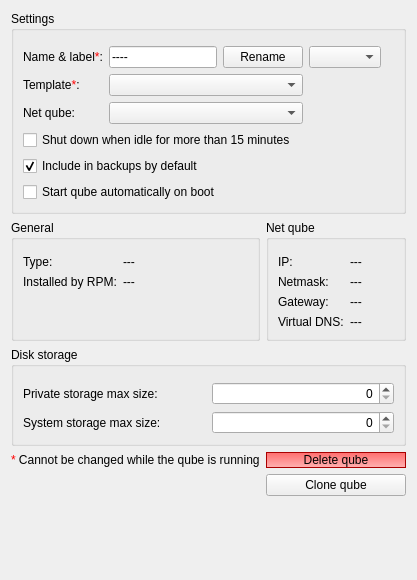
       <widget class="QWidget" name="basic_tab">
        <property name="locale">
         <locale language="English" country="UnitedStates"/>
        </property>
        <attribute name="title">
         <string>Basic</string>
        </attribute>
        <layout class="QGridLayout" name="gridLayout_11">
         <item row="2" column="0">
          <widget class="QGroupBox" name="groupBox_4">
           <property name="enabled">
            <bool>true</bool>
           </property>
           <property name="title">
            <string>General</string>
           </property>
           <layout class="QFormLayout" name="formLayout_4">
            <property name="fieldGrowthPolicy">
             <enum>QFormLayout::AllNonFixedFieldsGrow</enum>
            </property>
            <property name="topMargin">
             <number>15</number>
            </property>
            <item row="0" column="0">
             <widget class="QLabel" name="label_13">
              <property name="text">
               <string>Type:</string>
              </property>
             </widget>
            </item>
            <item row="0" column="1">
             <widget class="QLabel" name="type_label">
              <property name="font">
               <font>
                <weight>50</weight>
                <bold>false</bold>
               </font>
              </property>
              <property name="text">
               <string>---</string>
              </property>
             </widget>
            </item>
            <item row="1" column="0">
             <widget class="QLabel" name="label_14">
              <property name="text">
               <string>Installed by RPM:</string>
              </property>
             </widget>
            </item>
            <item row="1" column="1">
             <widget class="QLabel" name="rpm_label">
              <property name="font">
               <font>
                <weight>50</weight>
                <bold>false</bold>
               </font>
              </property>
              <property name="text">
               <string>---</string>
              </property>
             </widget>
            </item>
           </layout>
          </widget>
         </item>
         <item row="3" column="0" colspan="2">
          <widget class="QGroupBox" name="groupBox">
           <property name="enabled">
            <bool>true</bool>
           </property>
           <property name="title">
            <string>Disk storage</string>
           </property>
           <layout class="QGridLayout" name="gridLayout_3">
            <property name="topMargin">
             <number>15</number>
            </property>
            <item row="1" column="1">
             <widget class="SizeSpinBox" name="root_resize">
              <property name="enabled">
               <bool>true</bool>
              </property>
              <property name="toolTip">
               <string>&lt;html&gt;&lt;head/&gt;&lt;body&gt;&lt;p&gt;Values displayed using the binary definition of gigabyte and megabyte, i.e. 1024&lt;span style=&quot; vertical-align:super;&quot;&gt;3&lt;/span&gt; and 1024&lt;span style=&quot; vertical-align:super;&quot;&gt;2 &lt;/span&gt;bytes respectively.&lt;/p&gt;&lt;/body&gt;&lt;/html&gt;</string>
              </property>
              <property name="alignment">
               <set>Qt::AlignRight|Qt::AlignTrailing|Qt::AlignVCenter</set>
              </property>
              <property name="maximum">
               <number>1048576</number>
              </property>
              <property name="singleStep">
               <number>1024</number>
              </property>
             </widget>
            </item>
            <item row="1" column="0">
             <widget class="QLabel" name="root_resize_label">
              <property name="enabled">
               <bool>true</bool>
              </property>
              <property name="text">
               <string>System storage max size:</string>
              </property>
             </widget>
            </item>
            <item row="0" column="1">
             <widget class="SizeSpinBox" name="max_priv_storage">
              <property name="enabled">
               <bool>true</bool>
              </property>
              <property name="toolTip">
               <string>&lt;html&gt;&lt;head/&gt;&lt;body&gt;&lt;p&gt;Values displayed using the binary definition of gigabyte and megabyte, i.e. 1024&lt;span style=&quot; vertical-align:super;&quot;&gt;3&lt;/span&gt; and 1024&lt;span style=&quot; vertical-align:super;&quot;&gt;2 &lt;/span&gt;bytes respectively.&lt;/p&gt;&lt;/body&gt;&lt;/html&gt;</string>
              </property>
              <property name="alignment">
               <set>Qt::AlignRight|Qt::AlignTrailing|Qt::AlignVCenter</set>
              </property>
              <property name="minimum">
               <number>0</number>
              </property>
              <property name="maximum">
               <number>1048576</number>
              </property>
              <property name="singleStep">
               <number>1024</number>
              </property>
              <property name="value">
               <number>0</number>
              </property>
             </widget>
            </item>
            <item row="0" column="0">
             <widget class="QLabel" name="label_3">
              <property name="text">
               <string>Private storage max size:</string>
              </property>
              <property name="buddy">
               <cstring>max_priv_storage</cstring>
              </property>
             </widget>
            </item>
           </layout>
          </widget>
         </item>
         <item row="6" column="0">
          <spacer name="verticalSpacer">
           <property name="orientation">
            <enum>Qt::Vertical</enum>
           </property>
           <property name="sizeHint" stdset="0">
            <size>
             <width>20</width>
             <height>73</height>
            </size>
           </property>
          </spacer>
         </item>
         <item row="2" column="1">
          <widget class="QGroupBox" name="networking_groupbox">
           <property name="title">
            <string>Net qube</string>
           </property>
           <layout class="QFormLayout" name="formLayout_3">
            <property name="fieldGrowthPolicy">
             <enum>QFormLayout::AllNonFixedFieldsGrow</enum>
            </property>
            <property name="topMargin">
             <number>15</number>
            </property>
            <item row="0" column="0">
             <widget class="QLabel" name="label_10">
              <property name="text">
               <string>IP:</string>
              </property>
             </widget>
            </item>
            <item row="1" column="0">
             <widget class="QLabel" name="label_11">
              <property name="text">
               <string>Netmask:</string>
              </property>
             </widget>
            </item>
            <item row="1" column="1">
             <widget class="QLabel" name="netmask_label">
              <property name="font">
               <font>
                <weight>50</weight>
                <bold>false</bold>
               </font>
              </property>
              <property name="text">
               <string>---</string>
              </property>
             </widget>
            </item>
            <item row="2" column="0">
             <widget class="QLabel" name="label_12">
              <property name="text">
               <string>Gateway:</string>
              </property>
             </widget>
            </item>
            <item row="2" column="1">
             <widget class="QLabel" name="gateway_label">
              <property name="font">
               <font>
                <weight>50</weight>
                <bold>false</bold>
               </font>
              </property>
              <property name="text">
               <string>---</string>
              </property>
             </widget>
            </item>
            <item row="0" column="1">
             <widget class="QLabel" name="ip_label">
              <property name="font">
               <font>
                <weight>50</weight>
                <bold>false</bold>
               </font>
              </property>
              <property name="text">
               <string>---</string>
              </property>
             </widget>
            </item>
            <item row="3" column="0">
             <widget class="QLabel" name="label_23">
              <property name="text">
               <string>Virtual DNS:</string>
              </property>
             </widget>
            </item>
            <item row="3" column="1">
             <widget class="QLabel" name="dns_label">
              <property name="text">
               <string>---</string>
              </property>
             </widget>
            </item>
           </layout>
          </widget>
         </item>
         <item row="4" column="0">
          <widget class="QLabel" name="label_5">
           <property name="text">
            <string>&lt;html&gt;&lt;head/&gt;&lt;body&gt;&lt;p&gt;&lt;span style=&quot; color:#ff0000;&quot;&gt;* &lt;/span&gt;&lt;span style=&quot; color:#000000;&quot;&gt;Cannot be changed while the qube is running&lt;/span&gt;&lt;/p&gt;&lt;/body&gt;&lt;/html&gt;</string>
           </property>
          </widget>
         </item>
         <item row="4" column="1">
          <widget class="QPushButton" name="delete_vm_button">
           <property name="styleSheet">
            <string notr="true">background-color: qlineargradient(spread:pad, x1:1, y1:1, x2:1, y2:0, stop:0 rgba(255, 179, 179, 255), stop:1 rgba(255, 108, 108, 255));
border-color: rgb(170, 0, 0);
border-style: solid;
border-width: 1px;</string>
           </property>
           <property name="text">
            <string>Delete qube</string>
           </property>
          </widget>
         </item>
         <item row="5" column="1">
          <widget class="QPushButton" name="clone_vm_button">
           <property name="text">
            <string>Clone qube</string>
           </property>
          </widget>
         </item>
         <item row="0" column="0" colspan="2">
          <widget class="QGroupBox" name="groupBox_3">
           <property name="title">
            <string>Settings</string>
           </property>
           <layout class="QGridLayout" name="gridLayout_2">
            <property name="topMargin">
             <number>15</number>
            </property>
            <item row="0" column="3">
             <widget class="QComboBox" name="vmlabel">
              <property name="frame">
               <bool>true</bool>
              </property>
             </widget>
            </item>
            <item row="1" column="1" colspan="2">
             <widget class="QComboBox" name="template_name"/>
            </item>
            <item row="5" column="0" colspan="3">
             <layout class="QHBoxLayout" name="horizontalLayout_3">
              <item>
               <widget class="QCheckBox" name="autostart_vm">
                <property name="text">
                 <string>Start qube automatically on boot</string>
                </property>
               </widget>
              </item>
             </layout>
            </item>
            <item row="1" column="0">
             <widget class="QLabel" name="label_2">
              <property name="text">
               <string>&lt;html&gt;&lt;head/&gt;&lt;body&gt;&lt;p&gt;Template&lt;span style=&quot; color:#ff0000;&quot;&gt;*&lt;/span&gt;:&lt;/p&gt;&lt;/body&gt;&lt;/html&gt;</string>
              </property>
              <property name="buddy">
               <cstring>template_name</cstring>
              </property>
             </widget>
            </item>
            <item row="1" column="3">
             <widget class="QLabel" name="warn_template_deferred">
              <property name="toolTip">
               <string>&lt;html&gt;&lt;head/&gt;&lt;body&gt;&lt;p&gt;Pending template change, requires qube restart to take effect.&lt;/p&gt;&lt;/body&gt;&lt;/html&gt;</string>
              </property>
              <property name="text">
               <string/>
              </property>
              <property name="pixmap">
               <pixmap resource="../resources.qrc">:/warning</pixmap>
              </property>
             </widget>
            </item>
            <item row="1" column="4">
             <widget class="QLabel" name="warn_template_missing_apps">
              <property name="toolTip">
               <string>&lt;html&gt;&lt;head/&gt;&lt;body&gt;&lt;p&gt;Some applications enabled in the Applications tab cannot be found in the current template. The most likely cause is a template change - to restore them, install them in the template.&lt;/p&gt;&lt;/body&gt;&lt;/html&gt;</string>
              </property>
              <property name="text">
               <string/>
              </property>
              <property name="pixmap">
               <pixmap resource="../resources.qrc">:/warning</pixmap>
              </property>
             </widget>
            </item>
            <item row="0" column="0">
             <widget class="QLabel" name="label">
              <property name="text">
               <string>&lt;html&gt;&lt;head/&gt;&lt;body&gt;&lt;p&gt;Name &amp;amp;&amp;amp; label&lt;span style=&quot; color:#ff0000;&quot;&gt;*&lt;/span&gt;:&lt;/p&gt;&lt;/body&gt;&lt;/html&gt;</string>
              </property>
              <property name="buddy">
               <cstring>vmname</cstring>
              </property>
             </widget>
            </item>
            <item row="2" column="3">
             <widget class="QLabel" name="warn_netvm_dispvm">
              <property name="toolTip">
               <string>&lt;html&gt;&lt;head/&gt;&lt;body&gt;&lt;p&gt;&lt;span style=&quot; font-weight:600;&quot;&gt;Caution:&lt;/span&gt; The default disposable template (see the Advanced tab) has a different net qube setting than this qube. This configuration may result in unexpected network access. For example, you may have set this qube's net qube to &amp;quot;none&amp;quot; in order to prevent any data from being transmitted out. However, if the default disposable template's net qube is set to &amp;quot;sys-firewall,&amp;quot; then a disposable started from this qube may be able to transmit data out, contrary to your intention. You may wish to set the default disposable template for this qube to one with equally restrictive networking settings.&lt;/p&gt;&lt;/body&gt;&lt;/html&gt;</string>
              </property>
              <property name="text">
               <string/>
              </property>
              <property name="pixmap">
               <pixmap resource="../resources.qrc">:/warning</pixmap>
              </property>
             </widget>
            </item>
            <item row="0" column="1">
             <widget class="QLineEdit" name="vmname">
              <property name="text">
               <string>----</string>
              </property>
              <property name="maxLength">
               <number>32</number>
              </property>
             </widget>
            </item>
            <item row="0" column="2">
             <widget class="QPushButton" name="rename_vm_button">
              <property name="text">
               <string>Rename</string>
              </property>
             </widget>
            </item>
            <item row="2" column="1" colspan="2">
             <widget class="QComboBox" name="netVM">
              <property name="toolTip">
               <string>&lt;html&gt;&lt;head/&gt;&lt;body&gt;&lt;p&gt;&amp;quot;default ([name])&amp;quot; denotes the system-wide default. If the default is changed in Global Settings, the net qube will change. &lt;br/&gt;If you want to keep using a given net qube regardless of system settings, select &amp;quot;[name]&amp;quot;.&lt;/p&gt;&lt;/body&gt;&lt;/html&gt;</string>
              </property>
             </widget>
            </item>
            <item row="4" column="0" colspan="3">
             <layout class="QHBoxLayout" name="horizontalLayout">
              <item>
               <widget class="QCheckBox" name="include_in_backups">
                <property name="enabled">
                 <bool>true</bool>
                </property>
                <property name="text">
                 <string>Include in backups by default</string>
                </property>
                <property name="checked">
                 <bool>true</bool>
                </property>
               </widget>
              </item>
             </layout>
            </item>
            <item row="2" column="0">
             <widget class="QLabel" name="label_18">
              <property name="text">
               <string>Net qube:</string>
              </property>
              <property name="buddy">
               <cstring>netVM</cstring>
              </property>
             </widget>
            </item>
            <item row="3" column="0" colspan="3">
             <widget class="QCheckBox" name="idle_shutdown_checkbox">
              <property name="text">
               <string>Shut down when idle for more than 15 minutes</string>
              </property>
             </widget>
            </item>
           </layout>
          </widget>
         </item>
        </layout>
       </widget>
